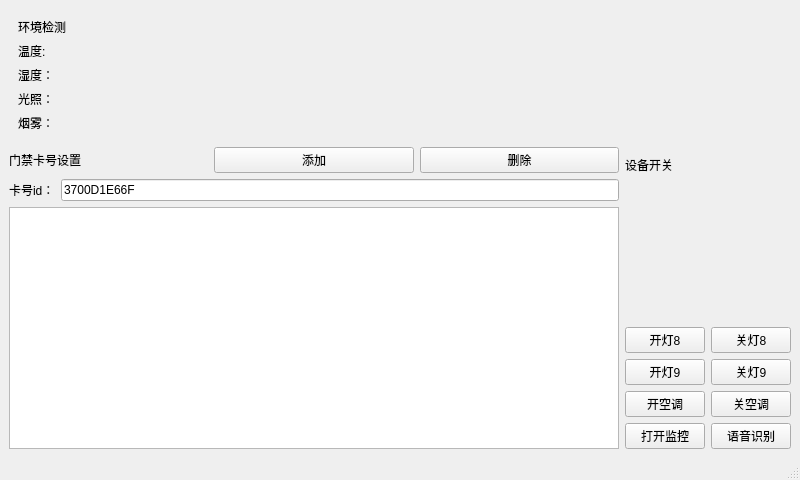
<?xml version="1.0" encoding="UTF-8"?>
<ui version="4.0">
 <class>MainWindow</class>
 <widget class="QMainWindow" name="MainWindow">
  <property name="geometry">
   <rect>
    <x>0</x>
    <y>0</y>
    <width>800</width>
    <height>480</height>
   </rect>
  </property>
  <property name="cursor">
   <cursorShape>ArrowCursor</cursorShape>
  </property>
  <property name="windowTitle">
   <string>MainWindow</string>
  </property>
  <widget class="QWidget" name="centralwidget">
   <layout class="QGridLayout" name="gridLayout">
    <item row="0" column="0">
     <widget class="QWidget" name="widget" native="true">
      <layout class="QFormLayout" name="formLayout">
       <item row="1" column="0">
        <widget class="QLabel" name="label_2">
         <property name="text">
          <string>温度:</string>
         </property>
        </widget>
       </item>
       <item row="1" column="1">
        <widget class="QLabel" name="label_3">
         <property name="text">
          <string/>
         </property>
        </widget>
       </item>
       <item row="2" column="0">
        <widget class="QLabel" name="label_4">
         <property name="text">
          <string>湿度：</string>
         </property>
        </widget>
       </item>
       <item row="2" column="1">
        <widget class="QLabel" name="label_5">
         <property name="text">
          <string/>
         </property>
        </widget>
       </item>
       <item row="3" column="0">
        <widget class="QLabel" name="label_6">
         <property name="text">
          <string>光照：</string>
         </property>
        </widget>
       </item>
       <item row="3" column="1">
        <widget class="QLabel" name="label_7">
         <property name="text">
          <string/>
         </property>
        </widget>
       </item>
       <item row="4" column="0">
        <widget class="QLabel" name="label_8">
         <property name="text">
          <string>烟雾：</string>
         </property>
        </widget>
       </item>
       <item row="4" column="1">
        <widget class="QLabel" name="label_9">
         <property name="text">
          <string/>
         </property>
        </widget>
       </item>
       <item row="0" column="0">
        <widget class="QLabel" name="label_11">
         <property name="text">
          <string>环境检测</string>
         </property>
        </widget>
       </item>
      </layout>
     </widget>
    </item>
    <item row="1" column="0">
     <layout class="QVBoxLayout" name="verticalLayout_2">
      <item>
       <layout class="QHBoxLayout" name="horizontalLayout_6">
        <item>
         <widget class="QLabel" name="label_10">
          <property name="text">
           <string>门禁卡号设置</string>
          </property>
         </widget>
        </item>
        <item>
         <widget class="QPushButton" name="pushButton">
          <property name="text">
           <string>添加</string>
          </property>
         </widget>
        </item>
        <item>
         <widget class="QPushButton" name="pushButton_1">
          <property name="text">
           <string>删除</string>
          </property>
         </widget>
        </item>
       </layout>
      </item>
      <item>
       <layout class="QHBoxLayout" name="horizontalLayout_7">
        <item>
         <widget class="QLabel" name="label">
          <property name="text">
           <string>卡号id：</string>
          </property>
         </widget>
        </item>
        <item>
         <widget class="QLineEdit" name="lineEdit">
          <property name="text">
           <string>3700D1E66F</string>
          </property>
         </widget>
        </item>
       </layout>
      </item>
      <item>
       <widget class="QListView" name="listView"/>
      </item>
     </layout>
    </item>
    <item row="0" column="1" rowspan="2">
     <layout class="QVBoxLayout" name="verticalLayout">
      <item>
       <widget class="QLabel" name="label_12">
        <property name="text">
         <string>设备开关</string>
        </property>
       </widget>
      </item>
      <item>
       <layout class="QHBoxLayout" name="horizontalLayout">
        <item>
         <widget class="QPushButton" name="pushButton_2">
          <property name="text">
           <string>开灯8</string>
          </property>
         </widget>
        </item>
        <item>
         <widget class="QPushButton" name="pushButton_8">
          <property name="text">
           <string>关灯8</string>
          </property>
         </widget>
        </item>
       </layout>
      </item>
      <item>
       <layout class="QHBoxLayout" name="horizontalLayout_2">
        <item>
         <widget class="QPushButton" name="pushButton_3">
          <property name="text">
           <string>开灯9</string>
          </property>
         </widget>
        </item>
        <item>
         <widget class="QPushButton" name="pushButton_9">
          <property name="text">
           <string>关灯9</string>
          </property>
         </widget>
        </item>
       </layout>
      </item>
      <item>
       <layout class="QHBoxLayout" name="horizontalLayout_3">
        <item>
         <widget class="QPushButton" name="pushButton_4">
          <property name="text">
           <string>开空调</string>
          </property>
         </widget>
        </item>
        <item>
         <widget class="QPushButton" name="pushButton_10">
          <property name="text">
           <string>关空调</string>
          </property>
         </widget>
        </item>
       </layout>
      </item>
      <item>
       <layout class="QHBoxLayout" name="horizontalLayout_4">
        <item>
         <widget class="QPushButton" name="pushButton_6">
          <property name="text">
           <string>打开监控</string>
          </property>
         </widget>
        </item>
        <item>
         <widget class="QPushButton" name="pushButton_5">
          <property name="text">
           <string>语音识别</string>
          </property>
         </widget>
        </item>
       </layout>
      </item>
     </layout>
    </item>
   </layout>
  </widget>
  <widget class="QMenuBar" name="menubar">
   <property name="geometry">
    <rect>
     <x>0</x>
     <y>0</y>
     <width>800</width>
     <height>26</height>
    </rect>
   </property>
  </widget>
  <widget class="QStatusBar" name="statusbar"/>
 </widget>
 <resources/>
 <connections/>
</ui>
